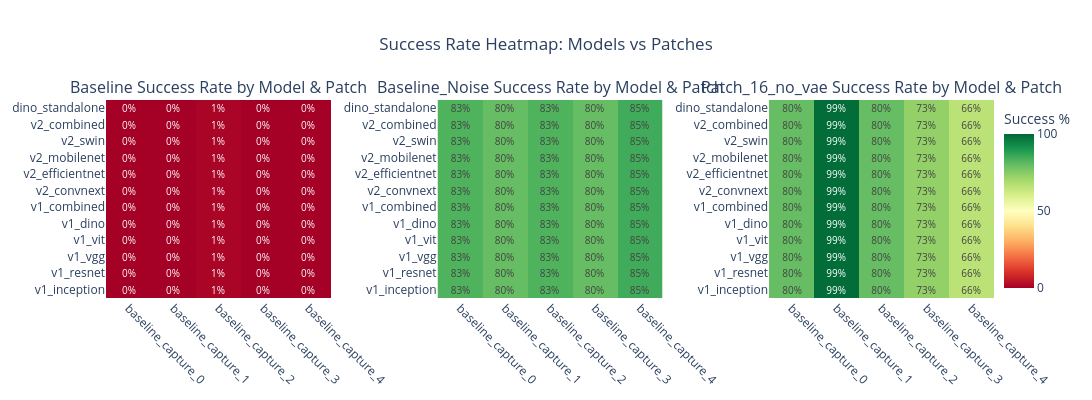

This figure's notebook cell:
### Code cell
# Heatmap visualization of success rates using Plotly
# Shows success rate matrix: Models vs Patches for each approach

# Get success columns from first experiment's dataframe
first_exp_name = list(experiment_dfs.keys())[0]
first_df = experiment_dfs[first_exp_name]
success_cols = [c for c in first_df.columns if c.endswith('_success')]
models = [c.replace('_success', '') for c in success_cols]

is_multi_pose = 'pose_idx' in first_df.columns

# Prepare heatmap data for all experiments
exp_names = list(experiment_dfs.keys())
n_experiments = len(exp_names)

# Create heatmap data for each experiment
heatmap_data_dict = {}
for exp_name, df in experiment_dfs.items():
    heatmap_data = []
    for col in success_cols:
        patch_rates = df.groupby('patch_name')[col].mean() * 100
        heatmap_data.append(patch_rates.values)
    heatmap_data_dict[exp_name] = heatmap_data

# Get patch names (from first experiment)
patch_names = first_df.groupby('patch_name').first().index.tolist()
# Truncate long patch names for display
patch_names_display = [p[:20] + '...' if len(p) > 20 else p for p in patch_names]

# Create side-by-side heatmaps for all experiments
fig = make_subplots(
    rows=1, cols=n_experiments,
    subplot_titles=[f'{name} Success Rate by Model & Patch' for name in exp_names],
    horizontal_spacing=0.12
)

# Add heatmap for each experiment
for exp_idx, exp_name in enumerate(exp_names):
    colorbar_x = (exp_idx + 1) / n_experiments - 0.02 if exp_idx < n_experiments - 1 else 1.0
    fig.add_trace(
        go.Heatmap(
            z=heatmap_data_dict[exp_name],
            x=patch_names_display,
            y=models,
            colorscale='RdYlGn',
            zmin=0,
            zmax=100,
            text=[[f'{v:.0f}%' for v in row] for row in heatmap_data_dict[exp_name]],
            texttemplate='%{text}',
            textfont={"size": 10},
            colorbar=dict(title='Success %' if exp_idx == n_experiments - 1 else '', x=colorbar_x),
            showscale=(exp_idx == n_experiments - 1)  # Only show colorbar on last heatmap
        ),
        row=1, col=exp_idx + 1
    )

fig.update_layout(
    title_text='Success Rate Heatmap: Models vs Patches',
    title_x=0.5,
    height=400,
    width=600 * n_experiments,
    template='plotly_white'
)

fig.update_xaxes(tickangle=45)

fig.write_html('success_rate_heatmap.html')
fig.show()
print("✓ Heatmap saved to 'success_rate_heatmap.html'")

### Figure 1 — Plotly figure (JSON) as saved in the notebook; plotly's stock layout.template omitted (floating-point values rounded to 4 significant figures)
{"data": [{"colorbar": {"title": {"text": ""}, "x": 0.3133}, "colorscale": [[0, "rgb(165,0,38)"], [0.1, "rgb(215,48,39)"], [0.2, "rgb(244,109,67)"], [0.3, "rgb(253,174,97)"], [0.4, "rgb(254,224,139)"], [0.5, "rgb(255,255,191)"], [0.6, "rgb(217,239,139)"], [0.7, "rgb(166,217,106)"], [0.8, "rgb(102,189,99)"], [0.9, "rgb(26,152,80)"], [1, "rgb(0,104,55)"]], "showscale": false, "text": [["0%", "0%", "1%", "0%", "0%"], ["0%", "0%", "1%", "0%", "0%"], ["0%", "0%", "1%", "0%", "0%"], ["0%", "0%", "1%", "0%", "0%"], ["0%", "0%", "1%", "0%", "0%"], ["0%", "0%", "1%", "0%", "0%"], ["0%", "0%", "1%", "0%", "0%"], ["0%", "0%", "1%", "0%", "0%"], ["0%", "0%", "1%", "0%", "0%"], ["0%", "0%", "1%", "0%", "0%"], ["0%", "0%", "1%", "0%", "0%"], ["0%", "0%", "1%", "0%", "0%"]], "textfont": {"size": 10}, "texttemplate": "%{text}", "type": "heatmap", "x": ["baseline_capture_0", "baseline_capture_1", "baseline_capture_2", "baseline_capture_3", "baseline_capture_4"], "xaxis": "x", "y": ["v1_inception", "v1_resnet", "v1_vgg", "v1_vit", "v1_dino", "v1_combined", "v2_convnext", "v2_efficientnet", "v2_mobilenet", "v2_swin", "v2_combined", "dino_standalone"], "yaxis": "y", "z": [[0, 0, 1, 0, 0], [0, 0, 1, 0, 0], [0, 0, 1, 0, 0], [0, 0, 1, 0, 0], [0, 0, 1, 0, 0], [0, 0, 1, 0, 0], [0, 0, 1, 0, 0], [0, 0, 1, 0, 0], [0, 0, 1, 0, 0], [0, 0, 1, 0, 0], [0, 0, 1, 0, 0], [0, 0, 1, 0, 0]], "zmax": 100, "zmin": 0}, {"colorbar": {"title": {"text": ""}, "x": 0.6467}, "colorscale": [[0, "rgb(165,0,38)"], [0.1, "rgb(215,48,39)"], [0.2, "rgb(244,109,67)"], [0.3, "rgb(253,174,97)"], [0.4, "rgb(254,224,139)"], [0.5, "rgb(255,255,191)"], [0.6, "rgb(217,239,139)"], [0.7, "rgb(166,217,106)"], [0.8, "rgb(102,189,99)"], [0.9, "rgb(26,152,80)"], [1, "rgb(0,104,55)"]], "showscale": false, "text": [["83%", "80%", "83%", "80%", "85%"], ["83%", "80%", "83%", "80%", "85%"], ["83%", "80%", "83%", "80%", "85%"], ["83%", "80%", "83%", "80%", "85%"], ["83%", "80%", "83%", "80%", "85%"], ["83%", "80%", "83%", "80%", "85%"], ["83%", "80%", "83%", "80%", "85%"], ["83%", "80%", "83%", "80%", "85%"], ["83%", "80%", "83%", "80%", "85%"], ["83%", "80%", "83%", "80%", "85%"], ["83%", "80%", "83%", "80%", "85%"], ["83%", "80%", "83%", "80%", "85%"]], "textfont": {"size": 10}, "texttemplate": "%{text}", "type": "heatmap", "x": ["baseline_capture_0", "baseline_capture_1", "baseline_capture_2", "baseline_capture_3", "baseline_capture_4"], "xaxis": "x2", "y": ["v1_inception", "v1_resnet", "v1_vgg", "v1_vit", "v1_dino", "v1_combined", "v2_convnext", "v2_efficientnet", "v2_mobilenet", "v2_swin", "v2_combined", "dino_standalone"], "yaxis": "y2", "z": [[83, 80, 83, 80, 85], [83, 80, 83, 80, 85], [83, 80, 83, 80, 85], [83, 80, 83, 80, 85], [83, 80, 83, 80, 85], [83, 80, 83, 80, 85], [83, 80, 83, 80, 85], [83, 80, 83, 80, 85], [83, 80, 83, 80, 85], [83, 80, 83, 80, 85], [83, 80, 83, 80, 85], [83, 80, 83, 80, 85]], "zmax": 100, "zmin": 0}, {"colorbar": {"title": {"text": "Success %"}, "x": 1}, "colorscale": [[0, "rgb(165,0,38)"], [0.1, "rgb(215,48,39)"], [0.2, "rgb(244,109,67)"], [0.3, "rgb(253,174,97)"], [0.4, "rgb(254,224,139)"], [0.5, "rgb(255,255,191)"], [0.6, "rgb(217,239,139)"], [0.7, "rgb(166,217,106)"], [0.8, "rgb(102,189,99)"], [0.9, "rgb(26,152,80)"], [1, "rgb(0,104,55)"]], "showscale": true, "text": [["80%", "99%", "80%", "73%", "66%", "76%", "80%", "89%", "74%"], ["80%", "99%", "80%", "73%", "66%", "76%", "80%", "89%", "74%"], ["80%", "99%", "80%", "73%", "66%", "76%", "80%", "89%", "74%"], ["80%", "99%", "80%", "73%", "66%", "76%", "80%", "89%", "74%"], ["80%", "99%", "80%", "73%", "66%", "76%", "80%", "89%", "74%"], ["80%", "99%", "80%", "73%", "66%", "76%", "80%", "89%", "74%"], ["80%", "99%", "80%", "73%", "66%", "76%", "80%", "89%", "74%"], ["80%", "99%", "80%", "73%", "66%", "76%", "80%", "89%", "74%"], ["80%", "99%", "80%", "73%", "66%", "76%", "80%", "89%", "74%"], ["80%", "99%", "80%", "73%", "66%", "76%", "80%", "89%", "74%"], ["80%", "99%", "80%", "73%", "66%", "76%", "80%", "89%", "74%"], ["80%", "99%", "80%", "73%", "66%", "76%", "80%", "89%", "74%"]], "textfont": {"size": 10}, "texttemplate": "%{text}", "type": "heatmap", "x": ["baseline_capture_0", "baseline_capture_1", "baseline_capture_2", "baseline_capture_3", "baseline_capture_4"], "xaxis": "x3", "y": ["v1_inception", "v1_resnet", "v1_vgg", "v1_vit", "v1_dino", "v1_combined", "v2_convnext", "v2_efficientnet", "v2_mobilenet", "v2_swin", "v2_combined", "dino_standalone"], "yaxis": "y3", "z": [[80, 99, 80, 73, 66, 76, 80, 89, 74], [80, 99, 80, 73, 66, 76, 80, 89, 74], [80, 99, 80, 73, 66, 76, 80, 89, 74], [80, 99, 80, 73, 66, 76, 80, 89, 74], [80, 99, 80, 73, 66, 76, 80, 89, 74], [80, 99, 80, 73, 66, 76, 80, 89, 74], [80, 99, 80, 73, 66, 76, 80, 89, 74], [80, 99, 80, 73, 66, 76, 80, 89, 74], [80, 99, 80, 73, 66, 76, 80, 89, 74], [80, 99, 80, 73, 66, 76, 80, 89, 74], [80, 99, 80, 73, 66, 76, 80, 89, 74], [80, 99, 80, 73, 66, 76, 80, 89, 74]], "zmax": 100, "zmin": 0}], "layout": {"annotations": [{"font": {"size": 16}, "showarrow": false, "text": "Baseline Success Rate by Model & Patch", "x": 0.1267, "xanchor": "center", "xref": "paper", "y": 1, "yanchor": "bottom", "yref": "paper"}, {"font": {"size": 16}, "showarrow": false, "text": "Baseline_Noise Success Rate by Model & Patch", "x": 0.5, "xanchor": "center", "xref": "paper", "y": 1, "yanchor": "bottom", "yref": "paper"}, {"font": {"size": 16}, "showarrow": false, "text": "Patch_16_no_vae Success Rate by Model & Patch", "x": 0.8733, "xanchor": "center", "xref": "paper", "y": 1, "yanchor": "bottom", "yref": "paper"}], "height": 400, "title": {"text": "Success Rate Heatmap: Models vs Patches", "x": 0.5}, "width": 1800, "xaxis": {"anchor": "y", "domain": [0, 0.2533], "tickangle": 45}, "xaxis2": {"anchor": "y2", "domain": [0.3733, 0.6267], "tickangle": 45}, "xaxis3": {"anchor": "y3", "domain": [0.7467, 1], "tickangle": 45}, "yaxis": {"anchor": "x", "domain": [0, 1]}, "yaxis2": {"anchor": "x2", "domain": [0, 1]}, "yaxis3": {"anchor": "x3", "domain": [0, 1]}}}
